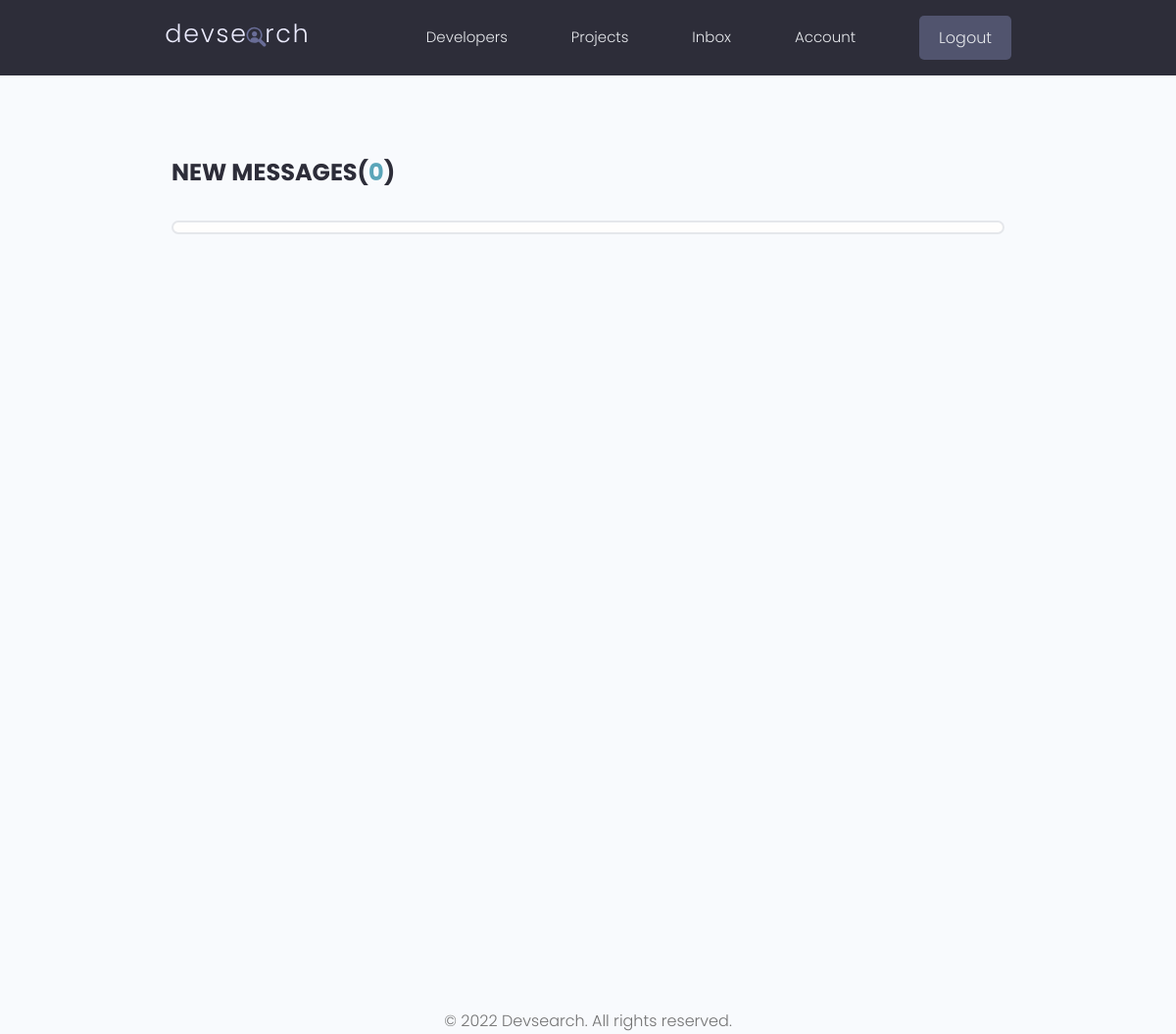
The page /inbox/ (signed in) on the database as committed earlier.
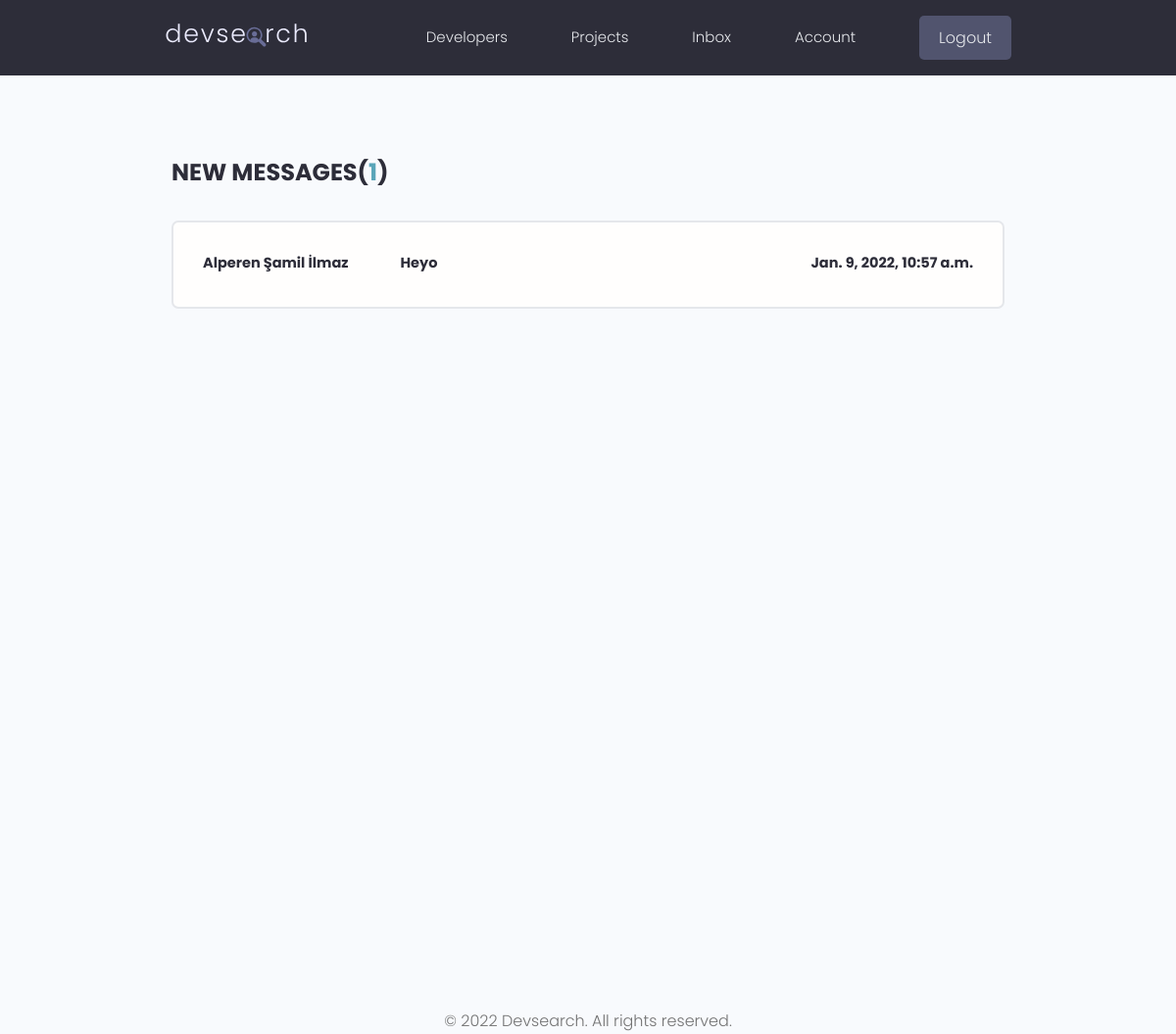
The same page on the database as committed later.
### users/models.py (models this page shows, shortened)
class Message(models.Model):
    sender = models.ForeignKey(Profile, on_delete=models.SET_NULL, null=True, blank=True)
    recipient = models.ForeignKey(Profile, on_delete=models.SET_NULL, null=True, blank=True, related_name='messages')
    name = models.CharField(max_length=256, null=True, blank=True)
    email = models.EmailField(max_length=256, null=True, blank=True)
    subject = models.CharField(max_length=256, null=True, blank=True)
    body = models.TextField()
    is_read = models.BooleanField(default=False, null=True)
    created = models.DateTimeField(auto_now_add=True)
    id = models.UUIDField(default=uuid.uuid4, unique=True, primary_key=True, editable=False)
    class Meta:
        ordering = ['is_read', '-created']

### users/views.py (the view)
# urls.py: path('inbox/', views.inbox, name='inbox'),
@login_required(login_url='login')
def inbox(request):
    profile = request.user.profile
    messageRequests = profile.messages.all()
    unreadCount = messageRequests.filter(is_read=False).count()
    context = {'messageRequests': messageRequests, 'undreadCount': unreadCount}
    return render(request, 'users/inbox.html', context)

### users/templates/users/inbox.html
{% extends 'main.html' %}
{% block content %}
  <main class="inbox my-xl">
    <div class="content-box">
      <h3 class="inbox__title">New Messages(<span>{{ undreadCount }}</span>)</h3>
      <ul class="messages">
        {% for message in messageRequests %}
            {% if message.is_read == False %}
                <li class="message message--unread">
            {% else %}
                <li class="message">
            {% endif %}
              <a href="{% url 'message' message.id %}">
                <span class="message__author">{{ message.name }}</span>
                <span class="message__subject">{{ message.subject }}</span>
                <span class="message__date">{{ message.created }}</span>
              </a>
            </li>
        {% endfor %}
      </ul>
    </div>
  </main>
{% endblock content %}

Rows that differ between the two databases and show on the page:
added Message: name "Alperen Şamil İlmaz", subject "Heyo", created "Jan. 9, 2022, 10:57 a.m."
Other text that changed with them:
{{ undreadCount }}: "0" → "1"
